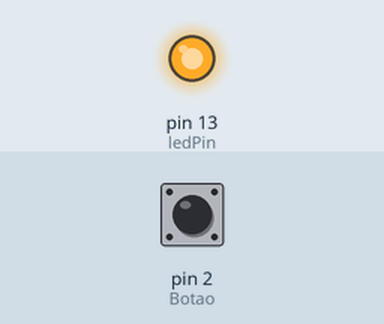
Simulated run of this sketch. Board: Arduino Uno, built with avr-gcc and run on an emulated ATmega328P. On the bench: output pins drawn as LEDs (lit = HIGH). The inputs (shaded band) are chosen by the test bench; at power-on: pin 2 (Botao) LOW.

Above: at 1.2 s.
1.3 s: pin 2 (Botao) pulled HIGH for 0.15 s
At 2.0 s:
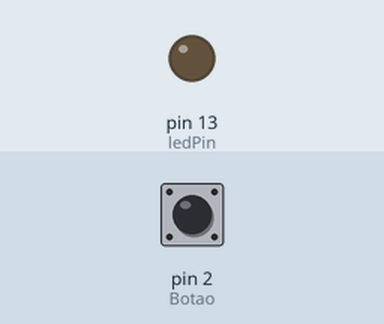
3.0 s: pin 2 (Botao) pulled HIGH for 1 s
At 3.6 s:
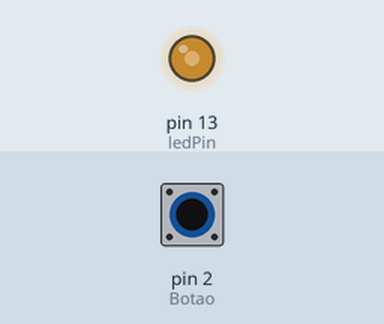
5.5 s: pin 2 (Botao) pulled HIGH for 3.2 s
At 10.1 s:
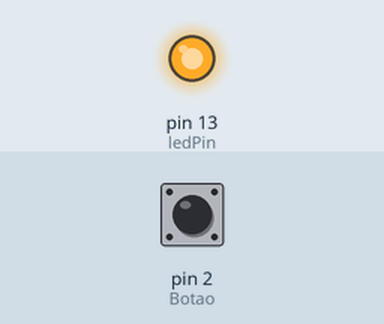
Timing chart, 0 to 11.6 s (numbered marks = the images above; inputs shaded):
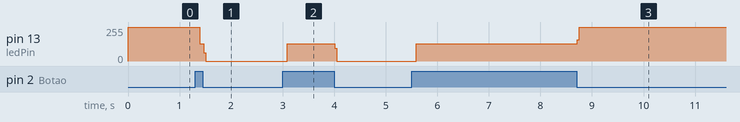

Measured:
- after the input at 1.3 s, pin 13 (ledPin): 255/255 → 128/255 after 0.09 s, → 0/255 0.08 s later
- after the input at 3.0 s, pin 13 (ledPin): 0/255 → 128/255 after 0.09 s, → 0/255 0.92 s later
- after the input at 5.5 s, pin 13 (ledPin): 0/255 → 128/255 after 0.09 s, → 255/255 3.1 s later

The sketch:

debounceLed.ino
```cpp
/***************************************\
Exercicio 1 - Aplicar o debounce para um botão acender um led
  \***************************************/

const int ledPin = 13; //led no pino 13
const int Botao = 2; //botao no pino 2


int estadoBotaoAtual = LOW;
int estadoLed = HIGH;

unsigned long tempo = 0;
unsigned long tempoDelay = 50;

void setup() {
  pinMode(ledPin, OUTPUT); //Pino do led será saída
  pinMode(Botao, INPUT); //Pino com botão será entrada
}
void loop() {
  //Lê botao e pega a entrada corrente
  int leBotao  = digitalRead(Botao);

  //Se leBotao for diferente do ultimo estado registrado, o tempo é marcado
  if(leBotao != estadoBotaoAtual)
  {
    tempo = millis();
  }

  /*Entao, o tempo é subtraído do tempo atual. Se esse número for maior
  que o tempo de ciclo de delay (problema causado pelo bounce), significa
  que alguém apertou e a lógica do botao é feita novamente*/
   if((millis() - tempo) > tempoDelay)
   {
          if(leBotao == HIGH)
          {
             estadoLed = !estadoLed;
          }
    }
    digitalWrite(ledPin, estadoLed);
    estadoBotaoAtual = leBotao;
  }
```
